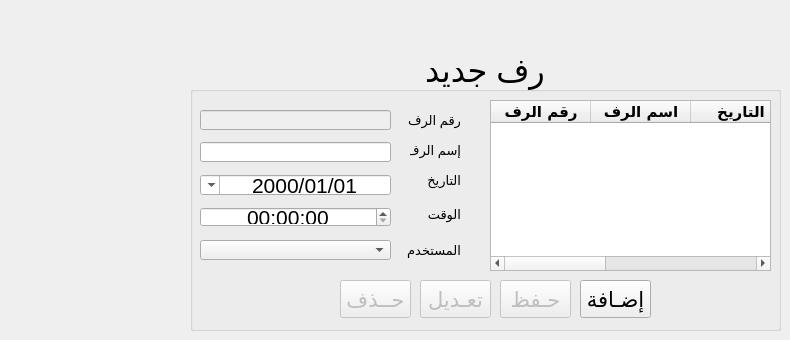
      <widget class="QWidget" name="tab_7">
       <attribute name="title">
        <string>الأرفف</string>
       </attribute>
       <widget class="QGroupBox" name="groupBox_12">
        <property name="geometry">
         <rect>
          <x>190</x>
          <y>50</y>
          <width>591</width>
          <height>281</height>
         </rect>
        </property>
        <property name="font">
         <font>
          <pointsize>24</pointsize>
         </font>
        </property>
        <property name="title">
         <string>رف جديد</string>
        </property>
        <property name="alignment">
         <set>Qt::AlignCenter</set>
        </property>
        <widget class="QLineEdit" name="lineEdit_41">
         <property name="enabled">
          <bool>false</bool>
         </property>
         <property name="geometry">
          <rect>
           <x>10</x>
           <y>60</y>
           <width>191</width>
           <height>20</height>
          </rect>
         </property>
         <property name="font">
          <font>
           <pointsize>14</pointsize>
          </font>
         </property>
         <property name="alignment">
          <set>Qt::AlignRight|Qt::AlignTrailing|Qt::AlignVCenter</set>
         </property>
        </widget>
        <widget class="QLineEdit" name="lineEdit_42">
         <property name="geometry">
          <rect>
           <x>10</x>
           <y>92</y>
           <width>191</width>
           <height>20</height>
          </rect>
         </property>
         <property name="font">
          <font>
           <pointsize>14</pointsize>
          </font>
         </property>
         <property name="alignment">
          <set>Qt::AlignRight|Qt::AlignTrailing|Qt::AlignVCenter</set>
         </property>
        </widget>
        <widget class="QLabel" name="label_53">
         <property name="geometry">
          <rect>
           <x>210</x>
           <y>154</y>
           <width>61</width>
           <height>20</height>
          </rect>
         </property>
         <property name="font">
          <font>
           <pointsize>10</pointsize>
          </font>
         </property>
         <property name="text">
          <string>الوقت</string>
         </property>
        </widget>
        <widget class="QLabel" name="label_54">
         <property name="geometry">
          <rect>
           <x>210</x>
           <y>190</y>
           <width>61</width>
           <height>20</height>
          </rect>
         </property>
         <property name="font">
          <font>
           <pointsize>10</pointsize>
          </font>
         </property>
         <property name="text">
          <string>المستخدم</string>
         </property>
        </widget>
        <widget class="QLabel" name="label_55">
         <property name="geometry">
          <rect>
           <x>210</x>
           <y>120</y>
           <width>61</width>
           <height>20</height>
          </rect>
         </property>
         <property name="font">
          <font>
           <pointsize>10</pointsize>
          </font>
         </property>
         <property name="text">
          <string>التاريخ</string>
         </property>
        </widget>
        <widget class="QLabel" name="label_56">
         <property name="geometry">
          <rect>
           <x>220</x>
           <y>90</y>
           <width>51</width>
           <height>20</height>
          </rect>
         </property>
         <property name="font">
          <font>
           <pointsize>10</pointsize>
          </font>
         </property>
         <property name="text">
          <string>إسم الرف</string>
         </property>
        </widget>
        <widget class="QLabel" name="label_57">
         <property name="geometry">
          <rect>
           <x>210</x>
           <y>60</y>
           <width>61</width>
           <height>20</height>
          </rect>
         </property>
         <property name="font">
          <font>
           <pointsize>10</pointsize>
          </font>
         </property>
         <property name="text">
          <string>رقم الرف</string>
         </property>
        </widget>
        <widget class="QDateEdit" name="dateEdit_7">
         <property name="geometry">
          <rect>
           <x>10</x>
           <y>125</y>
           <width>191</width>
           <height>20</height>
          </rect>
         </property>
         <property name="font">
          <font>
           <pointsize>16</pointsize>
          </font>
         </property>
         <property name="layoutDirection">
          <enum>Qt::RightToLeft</enum>
         </property>
         <property name="alignment">
          <set>Qt::AlignCenter</set>
         </property>
         <property name="displayFormat">
          <string notr="true">dd/MM/yyyy</string>
         </property>
         <property name="calendarPopup">
          <bool>true</bool>
         </property>
        </widget>
        <widget class="QTimeEdit" name="timeEdit_5">
         <property name="geometry">
          <rect>
           <x>10</x>
           <y>157</y>
           <width>191</width>
           <height>20</height>
          </rect>
         </property>
         <property name="font">
          <font>
           <pointsize>16</pointsize>
          </font>
         </property>
         <property name="alignment">
          <set>Qt::AlignCenter</set>
         </property>
        </widget>
        <widget class="QTableWidget" name="tableWidget_7">
         <property name="geometry">
          <rect>
           <x>300</x>
           <y>50</y>
           <width>281</width>
           <height>171</height>
          </rect>
         </property>
         <property name="font">
          <font>
           <family>ae_AlMateen</family>
           <pointsize>11</pointsize>
           <weight>75</weight>
           <bold>true</bold>
          </font>
         </property>
         <property name="selectionBehavior">
          <enum>QAbstractItemView::SelectRows</enum>
         </property>
         <column>
          <property name="text">
           <string>رقم الرف</string>
          </property>
         </column>
         <column>
          <property name="text">
           <string>اسم الرف</string>
          </property>
         </column>
         <column>
          <property name="text">
           <string>التاريخ</string>
          </property>
         </column>
         <column>
          <property name="text">
           <string>الوقت</string>
          </property>
         </column>
         <column>
          <property name="text">
           <string>المستخدم</string>
          </property>
         </column>
        </widget>
        <widget class="QPushButton" name="pushButton_25">
         <property name="enabled">
          <bool>false</bool>
         </property>
         <property name="geometry">
          <rect>
           <x>310</x>
           <y>230</y>
           <width>71</width>
           <height>38</height>
          </rect>
         </property>
         <property name="font">
          <font>
           <pointsize>16</pointsize>
          </font>
         </property>
         <property name="text">
          <string>حـفظ</string>
         </property>
        </widget>
        <widget class="QPushButton" name="pushButton_26">
         <property name="enabled">
          <bool>false</bool>
         </property>
         <property name="geometry">
          <rect>
           <x>150</x>
           <y>230</y>
           <width>71</width>
           <height>38</height>
          </rect>
         </property>
         <property name="font">
          <font>
           <pointsize>16</pointsize>
          </font>
         </property>
         <property name="text">
          <string>حــذف</string>
         </property>
        </widget>
        <widget class="QPushButton" name="pushButton_57">
         <property name="enabled">
          <bool>false</bool>
         </property>
         <property name="geometry">
          <rect>
           <x>230</x>
           <y>230</y>
           <width>71</width>
           <height>38</height>
          </rect>
         </property>
         <property name="font">
          <font>
           <pointsize>16</pointsize>
          </font>
         </property>
         <property name="text">
          <string>تعـديل</string>
         </property>
        </widget>
        <widget class="QPushButton" name="pushButton_58">
         <property name="geometry">
          <rect>
           <x>390</x>
           <y>230</y>
           <width>71</width>
           <height>38</height>
          </rect>
         </property>
         <property name="font">
          <font>
           <pointsize>16</pointsize>
          </font>
         </property>
         <property name="text">
          <string>إضـافة</string>
         </property>
        </widget>
        <widget class="QComboBox" name="comboBox_19">
         <property name="geometry">
          <rect>
           <x>10</x>
           <y>190</y>
           <width>191</width>
           <height>20</height>
          </rect>
         </property>
         <property name="font">
          <font>
           <pointsize>12</pointsize>
          </font>
         </property>
        </widget>
       </widget>
      </widget>
